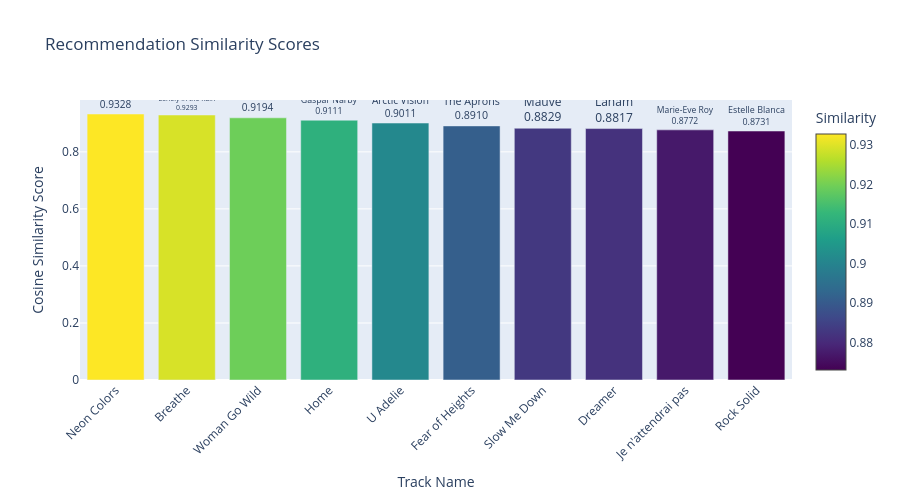
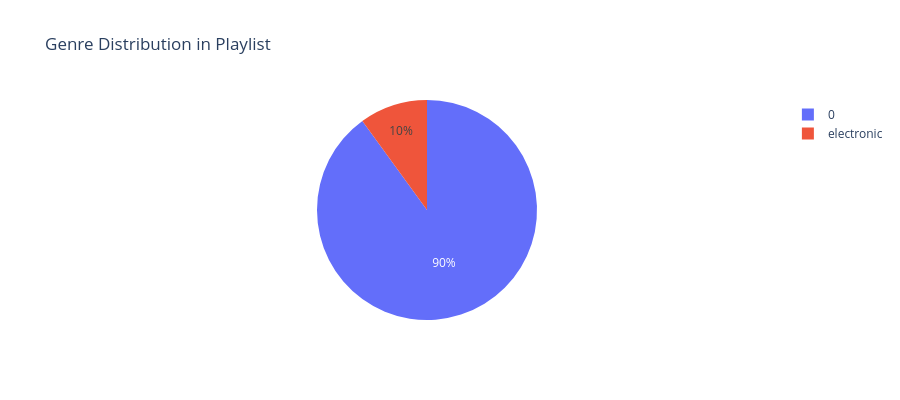
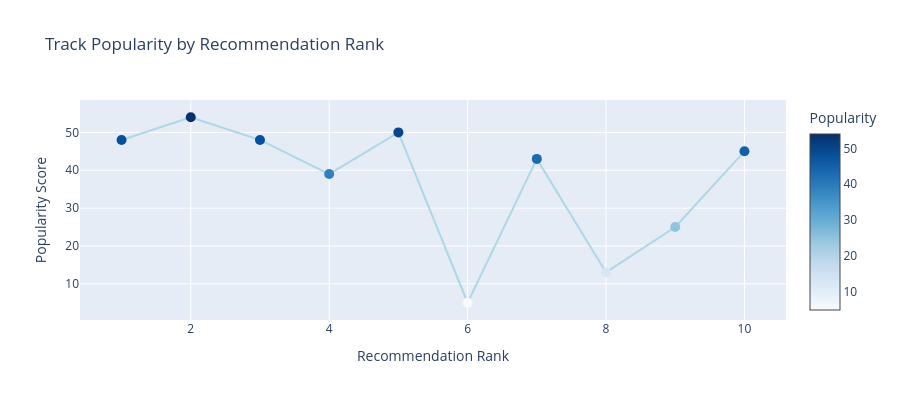

Notebook code for these charts, in order:
### Markdown cell above
## 6. Playlist Visualization

### Code cell
if len(recommendations) > 0:
    # Similarity scores visualization
    fig = go.Figure()
    
    fig.add_trace(go.Bar(
        x=playlist_df['Track'],
        y=playlist_df['Similarity'].astype(float),
        marker=dict(
            color=playlist_df['Similarity'].astype(float),
            colorscale='Viridis',
            showscale=True,
            colorbar=dict(title="Similarity")
        ),
        text=[f"{artist}<br>{sim}" 
              for artist, sim in zip(playlist_df['Artist'], playlist_df['Similarity'])],
        textposition='outside',
        hovertemplate='<b>%{x}</b><br>Artist: %{customdata}<br>Similarity: %{y:.4f}<extra></extra>',
        customdata=playlist_df['Artist']
    ))
    
    fig.update_layout(
        title="Recommendation Similarity Scores",
        xaxis_title="Track Name",
        yaxis_title="Cosine Similarity Score",
        height=500,
        showlegend=False,
        xaxis_tickangle=-45
    )
    
    fig.show()
    
    # Genre distribution
    genre_counts = playlist_df['Genre'].value_counts()
    
    fig_genre = go.Figure(data=[
        go.Pie(
            labels=genre_counts.index,
            values=genre_counts.values,
            hovertemplate='<b>%{label}</b><br>Count: %{value}<extra></extra>'
        )
    ])
    
    fig_genre.update_layout(
        title="Genre Distribution in Playlist",
        height=400
    )
    
    fig_genre.show()
    
    # Popularity distribution
    fig_pop = go.Figure()
    
    fig_pop.add_trace(go.Scatter(
        x=playlist_df['Rank'],
        y=playlist_df['Popularity'].astype(int),
        mode='markers+lines',
        marker=dict(
            size=10,
            color=playlist_df['Popularity'].astype(int),
            colorscale='Blues',
            showscale=True,
            colorbar=dict(title="Popularity")
        ),
        line=dict(color='lightblue', width=2),
        hovertemplate='<b>%{customdata}</b><br>Rank: %{x}<br>Popularity: %{y}<extra></extra>',
        customdata=playlist_df['Track']
    ))
    
    fig_pop.update_layout(
        title="Track Popularity by Recommendation Rank",
        xaxis_title="Recommendation Rank",
        yaxis_title="Popularity Score",
        height=400
    )
    
    fig_pop.show()

### Figure 1 — Plotly figure (JSON) as saved in the notebook; plotly's stock layout.template omitted (floating-point values rounded to 4 significant figures)
{"data": [{"customdata": ["Arctic Vision", "Lonely in the Rain", "Pixie Geldof", "Gaspar Narby", "Arctic Vision", "The Aprons", "Mauve", "Lanam", "Marie-Eve Roy", "Estelle Blanca"], "hovertemplate": "<b>%{x}</b><br>Artist: %{customdata}<br>Similarity: %{y:.4f}<extra></extra>", "marker": {"color": [0.9328, 0.9293, 0.9194, 0.9111, 0.9011, 0.891, 0.8829, 0.8817, 0.8772, 0.8731], "colorbar": {"title": {"text": "Similarity"}}, "colorscale": [[0, "#440154"], [0.1111, "#482878"], [0.2222, "#3e4989"], [0.3333, "#31688e"], [0.4444, "#26828e"], [0.5556, "#1f9e89"], [0.6667, "#35b779"], [0.7778, "#6ece58"], [0.8889, "#b5de2b"], [1, "#fde725"]], "showscale": true}, "text": ["Arctic Vision<br>0.9328", "Lonely in the Rain<br>0.9293", "Pixie Geldof<br>0.9194", "Gaspar Narby<br>0.9111", "Arctic Vision<br>0.9011", "The Aprons<br>0.8910", "Mauve<br>0.8829", "Lanam<br>0.8817", "Marie-Eve Roy<br>0.8772", "Estelle Blanca<br>0.8731"], "textposition": "outside", "type": "bar", "x": ["Neon Colors", "Breathe", "Woman Go Wild", "Home", "U Adelie", "Fear of Heights", "Slow Me Down", "Dreamer", "Je n'attendrai pas", "Rock Solid"], "y": [0.9328, 0.9293, 0.9194, 0.9111, 0.9011, 0.891, 0.8829, 0.8817, 0.8772, 0.8731]}], "layout": {"height": 500, "showlegend": false, "title": {"text": "Recommendation Similarity Scores"}, "xaxis": {"tickangle": -45, "title": {"text": "Track Name"}}, "yaxis": {"title": {"text": "Cosine Similarity Score"}}}}

### Figure 2 — Plotly figure (JSON) as saved in the notebook; plotly's stock layout.template omitted (floating-point values rounded to 4 significant figures)
{"data": [{"hovertemplate": "<b>%{label}</b><br>Count: %{value}<extra></extra>", "labels": ["", "electronic"], "type": "pie", "values": [9, 1]}], "layout": {"height": 400, "title": {"text": "Genre Distribution in Playlist"}}}

### Figure 3 — Plotly figure (JSON) as saved in the notebook; plotly's stock layout.template omitted (floating-point values rounded to 4 significant figures)
{"data": [{"customdata": ["Neon Colors", "Breathe", "Woman Go Wild", "Home", "U Adelie", "Fear of Heights", "Slow Me Down", "Dreamer", "Je n'attendrai pas", "Rock Solid"], "hovertemplate": "<b>%{customdata}</b><br>Rank: %{x}<br>Popularity: %{y}<extra></extra>", "line": {"color": "lightblue", "width": 2}, "marker": {"color": [48, 54, 48, 39, 50, 5, 43, 13, 25, 45], "colorbar": {"title": {"text": "Popularity"}}, "colorscale": [[0, "rgb(247,251,255)"], [0.125, "rgb(222,235,247)"], [0.25, "rgb(198,219,239)"], [0.375, "rgb(158,202,225)"], [0.5, "rgb(107,174,214)"], [0.625, "rgb(66,146,198)"], [0.75, "rgb(33,113,181)"], [0.875, "rgb(8,81,156)"], [1, "rgb(8,48,107)"]], "showscale": true, "size": 10}, "mode": "markers+lines", "type": "scatter", "x": [1, 2, 3, 4, 5, 6, 7, 8, 9, 10], "y": [48, 54, 48, 39, 50, 5, 43, 13, 25, 45]}], "layout": {"height": 400, "title": {"text": "Track Popularity by Recommendation Rank"}, "xaxis": {"title": {"text": "Recommendation Rank"}}, "yaxis": {"title": {"text": "Popularity Score"}}}}
